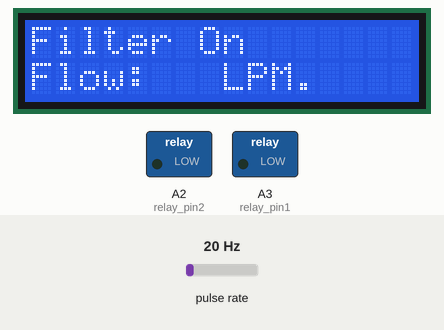
Recording of a sketch running on a simulated Arduino Uno, built with avr-gcc and run on an emulated ATmega328P. Shown: 16×2 character LCD, switched loads named in the sketch (green lamp = pin HIGH). Wiring (inferred from the names in the program): pulse sensor: data pin 2. Inputs (shaded band) come from the test bench; at power-on: pulse rate 20 Hz. What the sketch prints to the serial monitor is not drawn.

Above: at 1.2 s.
1.3 s: pulse rate (sensor on pin 2) set to 4 Hz
4.1 s: pulse rate (sensor on pin 2) set to 100 Hz
At 7.0 s:
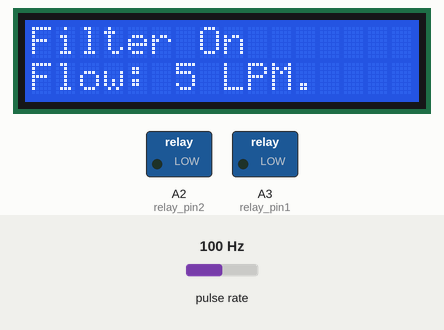
7.1 s: pulse rate (sensor on pin 2) set to 50 Hz
At 9.2 s:
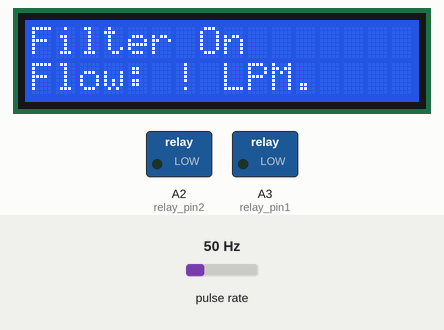
10.1 s: pulse rate (sensor on pin 2) set to 150 Hz
At 11.6 s:
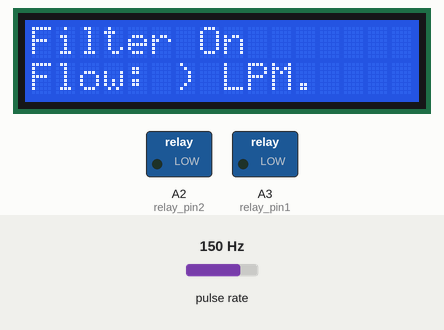
13.1 s: pulse rate (sensor on pin 2) set to 196 Hz
At 15.2 s:
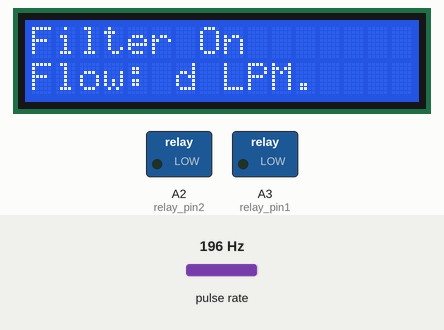
16.1 s: pulse rate (sensor on pin 2) set to 150 Hz
At 17.7 s:
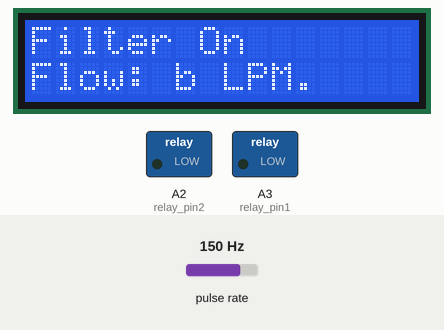
Timing chart, 0 to 19.2 s (numbered marks = the images above; inputs shaded):
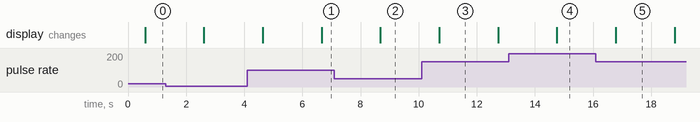

The sketch:

beshuddho.ino
```cpp
#include <Wire.h>
#include <LiquidCrystal_I2C.h>

LiquidCrystal_I2C lcd(0x27, 16, 2);

const int sensor_pin = 2; //flow meter
const int relay_pin1= A3; //relay
const int relay_pin2= A2;
volatile int Pulse_Count;
int Liter_per_minute;
unsigned long Current_Time, Loop_Time;


void setup()
{
  lcd.begin();
  lcd.backlight();
	Serial.begin(9600);
	pinMode(sensor_pin, INPUT);
	pinMode(relay_pin1, OUTPUT);
    pinMode(relay_pin2, OUTPUT);
	attachInterrupt(digitalPinToInterrupt(sensor_pin), Detect_Rising_Edge, RISING);
	Current_Time = millis();
	Loop_Time = Current_Time;
}
void loop ()
{
  Current_Time = millis();
  if(Current_Time >= (Loop_Time + 500))
  {
    Loop_Time = Current_Time;
    Liter_per_minute = (Pulse_Count *2 / 7.5);
    Pulse_Count = 0;
    Serial.print(Liter_per_minute);
    Serial.println(" Liter per minute");
    if(Liter_per_minute > 0){
    Serial.println("filter on");
    digitalWrite(relay_pin1, LOW); //change to high if working in reverse
    digitalWrite(relay_pin2, LOW);
    lcd.clear();
    lcd.setCursor(0, 0);
    lcd.write("Filter On");

    lcd.setCursor(0, 1);
    lcd.write("Flow: ");
    lcd.write(Liter_per_minute);
    lcd.write(" LPM.");

    delay(2000);

  }
  else{
    lcd.clear();
    lcd.setCursor(0, 0);
    lcd.write("BeShuddho:");
    lcd.setCursor(0, 1);
    lcd.write("System Standby.");

    Serial.println("filter off");
    digitalWrite(relay_pin1, HIGH); //change to low if working in reverse
    digitalWrite(relay_pin2, HIGH);
  }
  }

}
void Detect_Rising_Edge ()
{
  Pulse_Count++;
}
```

Measured:
- after the input at 7.1 s, the display: changes after 1.6 s (image 2)
- after the input at 10.1 s, the display: changes after 0.61 s (image 3)
- after the input at 13.1 s, the display: changes after 1.7 s (image 4)
- after the input at 16.1 s, the display: changes after 0.68 s (image 5)
- what the display in image 3 shows lasts 2.0 s, from 10.7 s to 12.7 s
